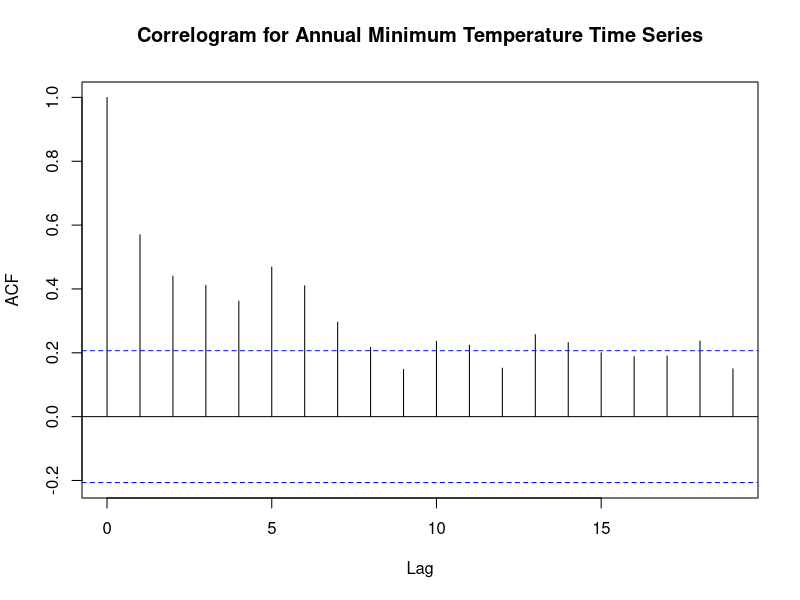
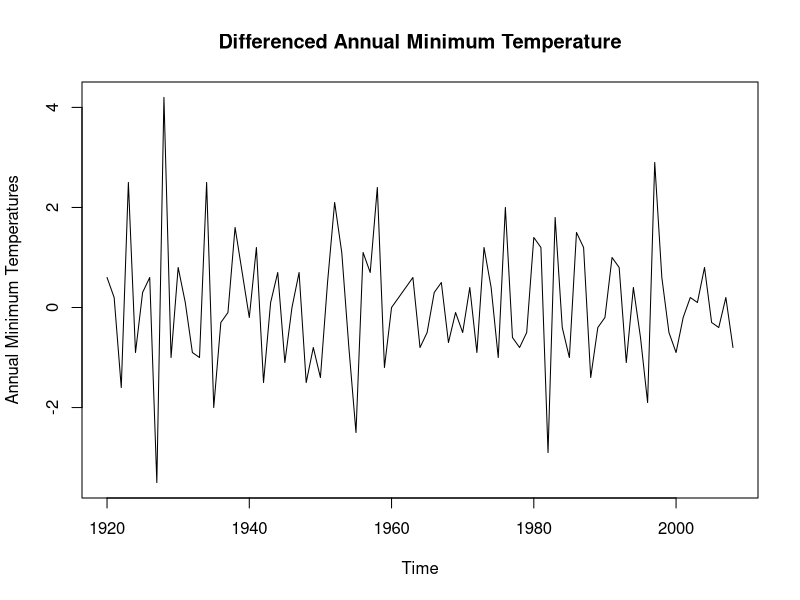
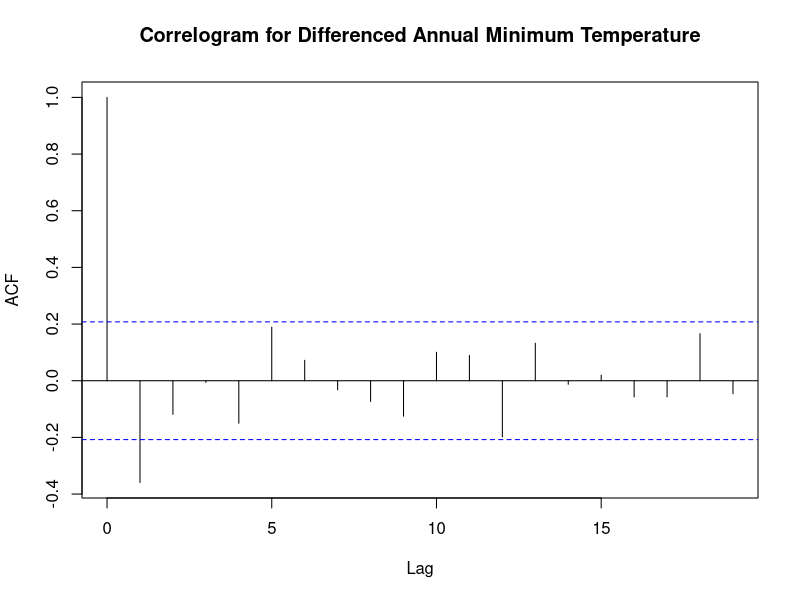
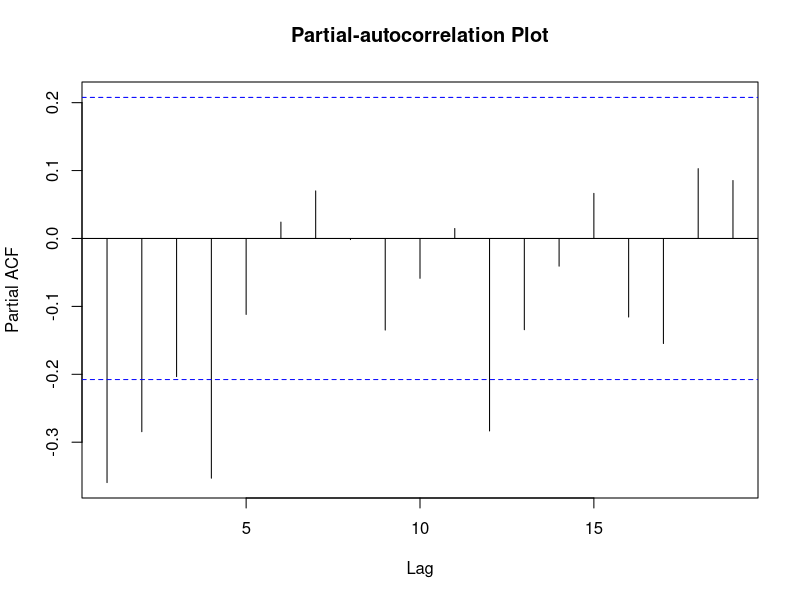
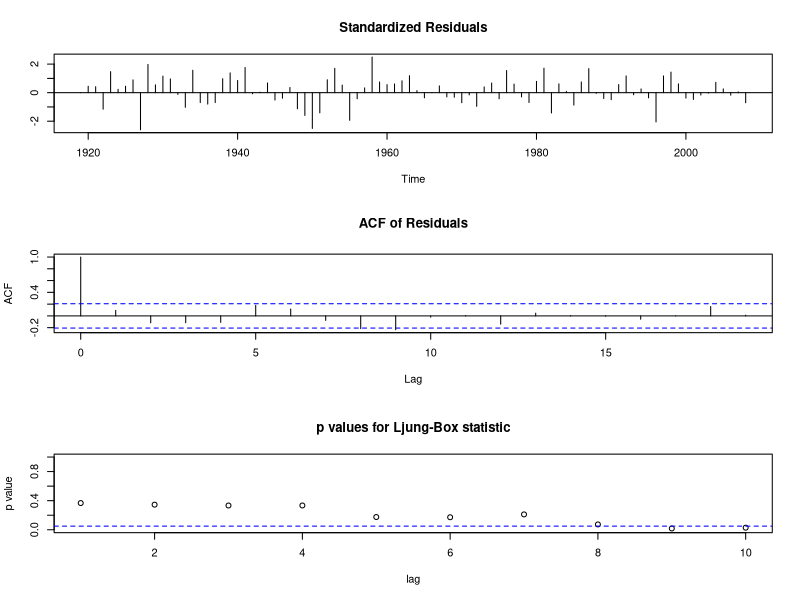

Generate these figures, in order, with R:
## ---- chunk 1
knitr::opts_chunk$set(echo = TRUE)
library(tidyverse)
library(knitr)
library(tseries)
library(zoo)
## ---- chunk 2
data <- read.csv("lab7data.csv",header = TRUE)
annual_ts <- ts(data$Annual, start = c(1919), end = c(2008))
ar1model <- arima(annual_ts, order = c(1,0,0),include.mean = TRUE)
ar1model
## ---- chunk 3
acf(annual_ts,
    main = "Correlogram for Annual Minimum Temperature Time Series")
## ---- chunk 4
diffed_data <- diff(annual_ts, lag = 1, difference = 1)
plot(diffed_data,
     ylab = "Annual Minimum Temperatures",
     main = "Differenced Annual Minimum Temperature")
acf(diffed_data,
    main = "Correlogram for Differenced Annual Minimum Temperature")
pacf(diffed_data,
     main = "Partial-autocorrelation Plot")
## ---- chunk 5
arimamodel <- arima(annual_ts, order = c(0,1,1))
arimamodel
## ---- chunk 6
tsdiag(arimamodel)
## ---- chunk 7
q6_result <- tibble(Model = c("AR(1)", "ARIMA(0,1,1) "),
                    AIC = c(round(ar1model$aic,2),round(arimamodel$aic,2)))
kable(q6_result, caption = "AIC for Competing Models")
